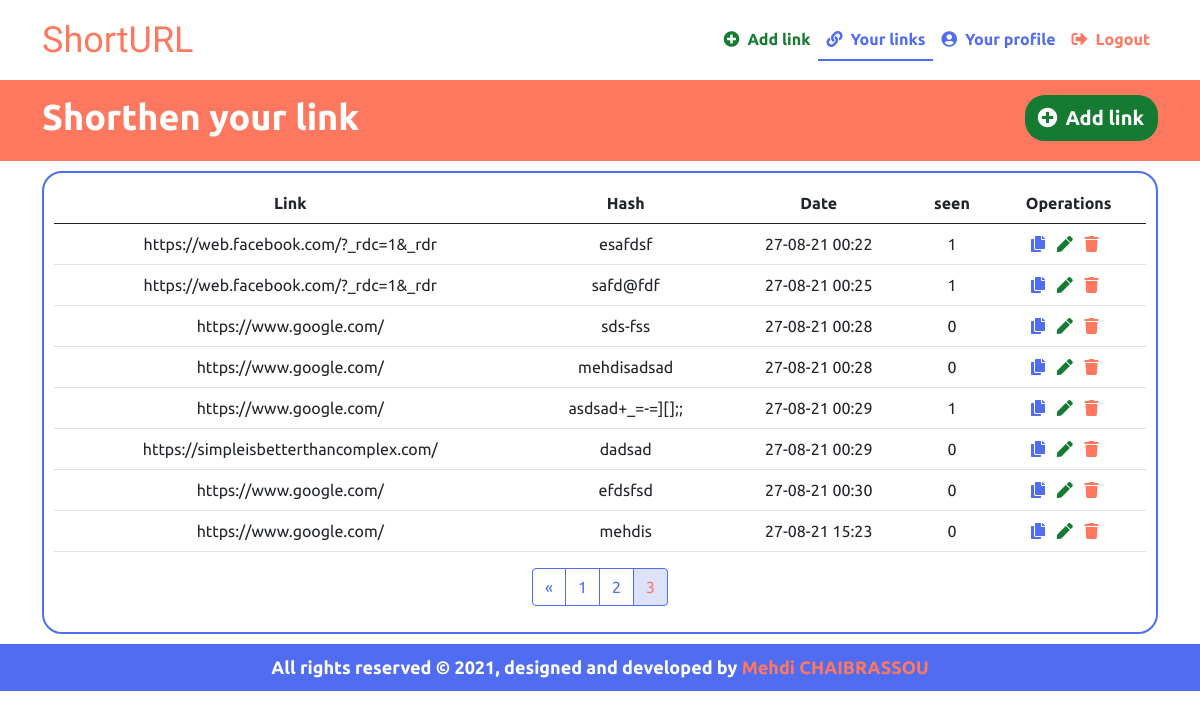
The page /links/?page=3 (signed in) on the database its author committed.
### shorthen/models.py (models this page shows)
class UrlWithAccount(models.Model):
    url = models.URLField(max_length=255)
    shorthen_link_id = models.CharField(max_length=255,unique=True)
    date = models.DateTimeField(auto_now_add=True)
    seen = models.IntegerField(default=0)
    user = models.ForeignKey(User,on_delete=models.CASCADE)

### shorthen/views.py (the view)
# urls.py: path('links/',views.YourLinks,name="your_links"),
@login_required
def YourLinks(request):
    current_user = request.user
    links = UrlWithAccount.objects.filter(user=current_user)
    paginator = Paginator(links, 10)
    page_number = request.GET.get('page')
    page_obj = paginator.get_page(page_number)
    context={'links':page_obj,'yourLinksActive':'color-text-second_active'}
    return render(request,'pages/your_links.html',context)

### templates/pages/your_links.html (shortened to what this page needs)
{% extends '../models/base.html' %}
{% block content %}
<div class="bg-main">
  <div class="container">
    <div class="createLinkover">
      <div class="row">
        <div class="col-sm-6">
          <h1>Shorthen your link</h1>
        </div>
        <div class="col-sm-6 text-end">
          <a class="btn btn_add" href="{% url 'index' %}"><i class="fas fa-plus-circle me-2"></i>Add link</a>
        </div>
      </div>
    </div>
  </div>
</div>
<div class="">
  <div class="container">
    <div class="yourlink_table table-responsive">
      <table class="table table-hover text-center">
        <thead>
          <tr>
            <th>Link</th>
            <th>Hash</th>
            <th>Date</th>
            <th>seen</th>
            <th>Operations</th>
          </tr>
        </thead>
        <tbody>
          {% for link in links %}
          <tr>
            <td>{{ link.url }}</td>
            <td>{{ link.shorthen_link_id }}</td>
            <td>{{ link.date|date:"d-m-y H:i" }}</td>
            <td>{{ link.seen }}</td>
            <td>
              <a id="{{link.shorthen_link_id}}" onclick="return copyLink('{{link.shorthen_link_id}}')"
                class="btn_copy"><i class="fas fa-copy me-2"></i></a>
              <a href="{% url 'update_link' id=link.id %}" class="btn_update"><i class="fas fa-pen me-2"></i></a>
              <a href="#box{{link.shorthen_link_id}}" class="btn_delete" data-bs-toggle="modal" role="button"><i
                  class="fas fa-trash me-2"></i></a>
    </div>
    </td>
    </tr>
    {% empty %}
    <div class="alert alert-success border" role="alert">
      You don't have a links
    </div>
    {% endfor %}
    <nav class="w-100">
      <ul class="pagination d-flex justify-content-center">
        {% if links.has_previous %}
        <li class="page-item">
          <a class="page-link" href="?page={{ links.previous_page_number }}" aria-label="Previous">
            <span aria-hidden="true">&laquo;</span>
          </a>
        </li>
        {% endif %}
        {% for i in links.paginator.page_range %}
          {% if links.number == i %}
          <li class="page-item"><a class="page-link selected" href="?page={{ i }}">{{ i }}</a></li>
          {% elif i > links.number|add:'-5' and i < links.number|add:'5' %}
          <li class="page-item"><a class="page-link" href="?page={{ i }}">{{i}}</a></li>
          {% endif %}
        {% endfor %}
      </ul>
    </nav>
{% load static %}
{% endblock %}

### templates/static/style.css (style rules this page uses)
:root { --primary: #FE7860; --second: #506CF0; --white: #FFFFFF; --black: #000000; --gris: #A6C0CD; --green: #157B32; --primary_rbg_code: 254, 120, 96; --green_rbg_code: 21, 123, 50; --second_rbg_code: 80,108,240; }
body { font-family: 'Ubuntu', sans-serif; }
.bg-main { background-color: var(--primary); }
h1 { color: var(--white); font-weight: bold; font-size: 36px; }
.createLinkover { padding: 15px 0px; }
* { box-sizing: border-box; }
.btn_add { font-weight: bold; font-size: 20px; background-color: var(--green); color: var(--white); border-radius: 20px; border: 2px solid var(--green); width: auto; height: auto; border-left: none; }
.btn_copy { color: var(--second); }
.btn_update { color: var(--green); }
.btn_delete { color: var(--primary); }
.yourlink_table { border: 2px solid var(--second); border-radius: 20px; margin: 10px 0px; padding: 10px; }
.page-link { color: var(--second); border-color: var(--second); }
.selected { background-color: rgba(var(--second_rbg_code), 0.2); color: var(--primary); border-color: var(--second); }

### rows shown on the page
UrlWithAccount: url "https://web.facebook.com/?_rdc=1&_rdr", shorthen_link_id "esafdsf", date "27-08-21 00:22", seen "1"
UrlWithAccount: url "https://web.facebook.com/?_rdc=1&_rdr", shorthen_link_id "safd@fdf", date "27-08-21 00:25", seen "1"
UrlWithAccount: url "https://www.google.com/", shorthen_link_id "sds-fss", date "27-08-21 00:28", seen "0"
UrlWithAccount: url "https://www.google.com/", shorthen_link_id "mehdisadsad", date "27-08-21 00:28", seen "0"
UrlWithAccount: url "https://www.google.com/", shorthen_link_id "asdsad+_=-=][];;", date "27-08-21 00:29", seen "1"
UrlWithAccount: url "https://simpleisbetterthancomplex.com/", shorthen_link_id "dadsad", date "27-08-21 00:29", seen "0"
UrlWithAccount: url "https://www.google.com/", shorthen_link_id "efdsfsd", date "27-08-21 00:30", seen "0"
UrlWithAccount: url "https://www.google.com/", shorthen_link_id "mehdis", date "27-08-21 15:23", seen "0"

### other values the page prints
{{ i }} "1" "2"
{{ i }} "3"
